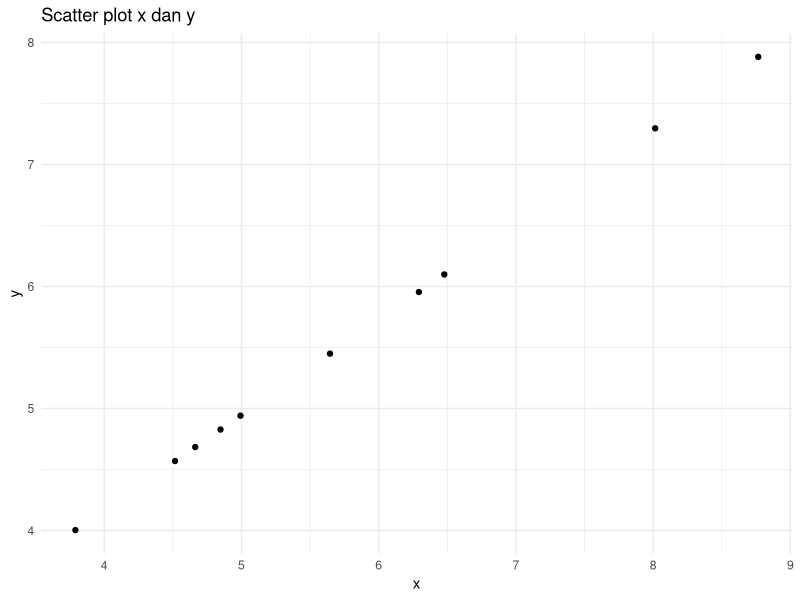

Write R code to recreate this figure.
## ---- chunk 1
rm(list=ls())
options(digit = 3)

library(dplyr)
library(ggplot2)

x = runif(10,2,9)
y = 3 * x * runif(1,0,1) + 2 * runif(1,0,1)

data = data.frame(x,y)
## ---- chunk 2
x
y
## ---- chunk 3
data %>%
  ggplot(aes(x,y)) +
  geom_point() +
  theme_minimal() +
  labs(title = "Scatter plot x dan y")

sum_xi = sum(x)
sum_yi = sum(y)
sum_xi_xi = sum(x^2)
sum_xi_yi = sum(x*y)
n = length(x)
## ---- chunk 4
A = matrix(c(n,sum_xi,sum_xi,sum_xi_xi),ncol = 2,byrow = T)
A
## ---- chunk 5
d = c(sum_yi,sum_xi_yi)
d
## ---- chunk 6
solve(A) %*% d
## ---- chunk 7
lm(y~x)
